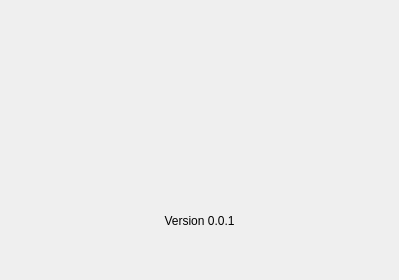
<?xml version="1.0" encoding="UTF-8"?>
<ui version="4.0">
 <class>Form</class>
 <widget class="QWidget" name="Form">
  <property name="geometry">
   <rect>
    <x>0</x>
    <y>0</y>
    <width>399</width>
    <height>280</height>
   </rect>
  </property>
  <property name="windowTitle">
   <string>Form</string>
  </property>
  <layout class="QGridLayout" name="gridLayout_2">
   <item row="0" column="0">
    <layout class="QGridLayout" name="gridLayout">
     <item row="1" column="0">
      <widget class="QLabel" name="lbl_Logo">
       <property name="minimumSize">
        <size>
         <width>0</width>
         <height>135</height>
        </size>
       </property>
       <property name="maximumSize">
        <size>
         <width>16777215</width>
         <height>135</height>
        </size>
       </property>
       <property name="text">
        <string/>
       </property>
       <property name="pixmap">
        <pixmap>../schaefer_logo.png</pixmap>
       </property>
       <property name="scaledContents">
        <bool>true</bool>
       </property>
       <property name="alignment">
        <set>Qt::AlignmentFlag::AlignCenter</set>
       </property>
       <property name="margin">
        <number>50</number>
       </property>
       <property name="indent">
        <number>-1</number>
       </property>
      </widget>
     </item>
     <item row="0" column="0">
      <spacer name="verticalSpacer">
       <property name="orientation">
        <enum>Qt::Orientation::Vertical</enum>
       </property>
       <property name="sizeType">
        <enum>QSizePolicy::Policy::Preferred</enum>
       </property>
       <property name="sizeHint" stdset="0">
        <size>
         <width>20</width>
         <height>10</height>
        </size>
       </property>
      </spacer>
     </item>
     <item row="3" column="0">
      <widget class="QLabel" name="lbl_Version">
       <property name="text">
        <string>Version 0.0.1</string>
       </property>
       <property name="alignment">
        <set>Qt::AlignmentFlag::AlignCenter</set>
       </property>
      </widget>
     </item>
     <item row="2" column="0">
      <spacer name="verticalSpacer_2">
       <property name="orientation">
        <enum>Qt::Orientation::Vertical</enum>
       </property>
       <property name="sizeType">
        <enum>QSizePolicy::Policy::Preferred</enum>
       </property>
       <property name="sizeHint" stdset="0">
        <size>
         <width>20</width>
         <height>10</height>
        </size>
       </property>
      </spacer>
     </item>
    </layout>
   </item>
  </layout>
 </widget>
 <resources/>
 <connections/>
</ui>
